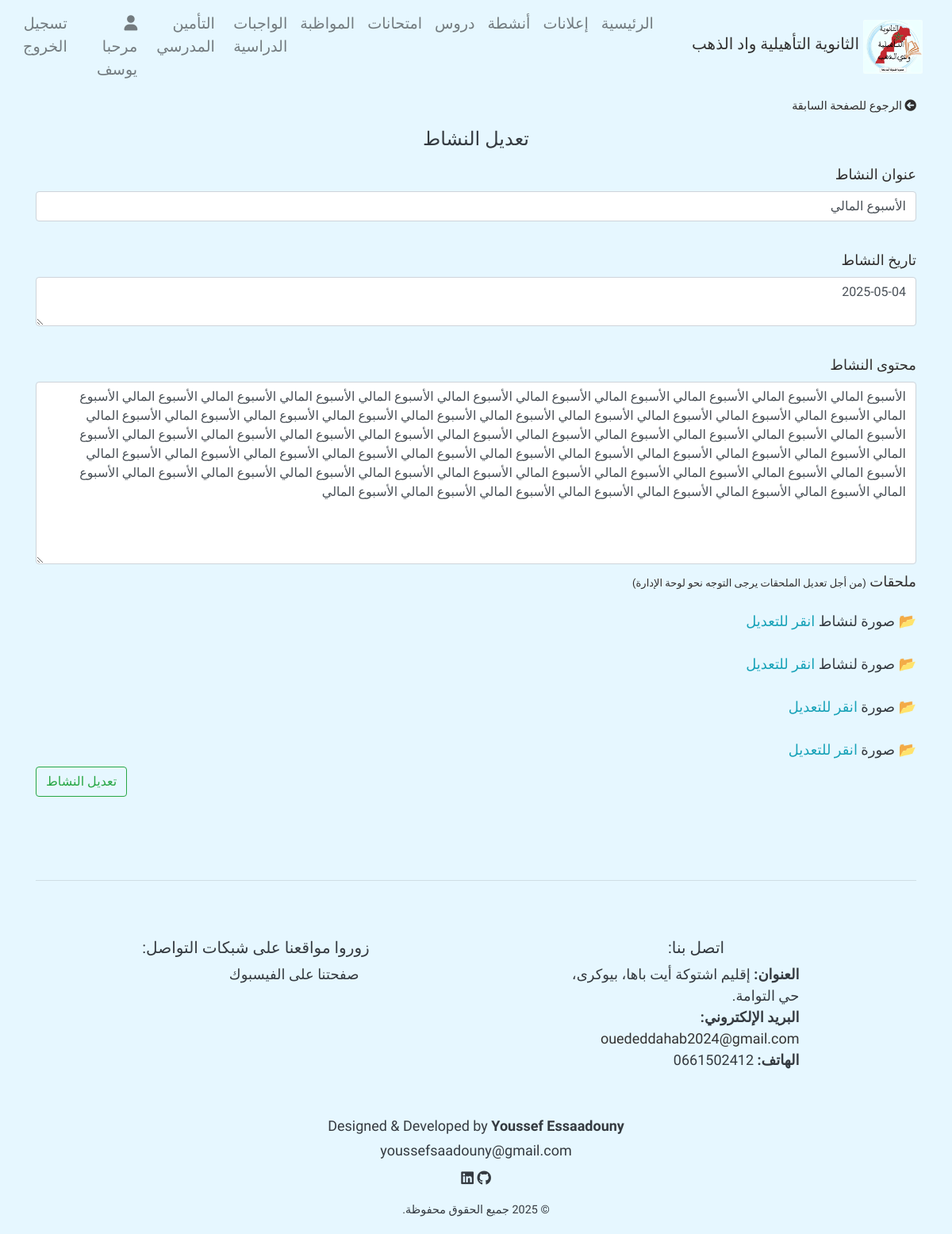
Screenshot of /Update/1/ (signed in) with the database file from the repository.
### home/models.py (models this page shows, shortened)
class UserProfile(models.Model):
    user = models.ForeignKey(User, on_delete = models.CASCADE)
    firstname = models.CharField(max_length = 100)
    lastname = models.CharField(max_length = 100)
    User_Type = models.CharField(max_length = 100, null = True, blank = True)
    email = models.EmailField(null = True, blank=  True)

class Activities(models.Model):
    title = models.CharField(max_length=50)
    dateTime = models.DateField()
    content = models.TextField()

class Image(models.Model):
    title = models.CharField(max_length = 100, default= 'صورة', null=True, blank=True)
    course = models.ForeignKey(Course , on_delete = models.CASCADE, null = True, blank=True , default=None)
    activity = models.ForeignKey(Activities, on_delete= models.CASCADE, null = True, blank = True,  default=None)
    image = models.ImageField(null=True, blank=True)

### home/decorator.py (the view)
        def wrapper_funct(request, *args, **kwargs):
            group = None
            if request.user.groups.exists():
                group = request.user.groups.values_list('name', flat = True)
                if any(g in allowed_roles for g in group) :
                    return view_func(request, *args, **kwargs)
            else:
                return HttpResponse('أنت غير مؤهل لزيارة هذه الصفحة.')

### home/decorator.py (called while the page is built)
def allowed_user(allowed_roles = []):
    def decorator(view_func):
        def wrapper_funct(request, *args, **kwargs):
            group = None
            if request.user.groups.exists():
                group = request.user.groups.values_list('name', flat = True)
                if any(g in allowed_roles for g in group) :
                    return view_func(request, *args, **kwargs)
            else:
                return HttpResponse('أنت غير مؤهل لزيارة هذه الصفحة.')
        return wrapper_funct
    return decorator

### templates/pages/updateDelete/update.html (shortened to what this page needs)
{% extends "base.html" %}
{% block content %}
<div class="container">
    <div class="mb-3 text-start">
        <a href="{{ request.META.HTTP_REFERER }}" class="text-decoration-none" style="color: inherit; font-size: 0.9rem;">
          <i class="fas fa-arrow-circle-left me-1"></i> الرجوع للصفحة السابقة
        </a>
    </div>
    {% if announce_form or course_form or homeWork_form or activity_form %}
        {% if activity_form %}
            <center> <h4 class="text-dark"> تعديل النشاط </h4> </center>
            <form action="{% url 'Update' activity_form.id %}?editing_data=activity" method="post" enctype="multipart/form-data">
                <div class="">
                    <label class="mt-2"  for="">عنوان النشاط</label>
                    <input type="title" class="form-control" name="title" value="{{activity_form.title}}" required>
                    <br>
                    <label class="mt-2" for="">تاريخ النشاط</label>
                    <textarea type="text"  class="form-control"  name="dateTime" required>{{activity_form.dateTime|date:'Y-m-d'}}</textarea>
                    <br>
                    <label class="mt-2" for="">محتوى النشاط</label>
                    <textarea type="text"  class="form-control"  name="content" rows="9" required>{{activity_form.content}}</textarea>
                    {% if activity_form.image_set.all %}
                        <label class="mt-2" for=""> ملحقات <p style="font-size: small; display:inline-block">(من أجل تعديل الملحقات يرجى التوجه نحو لوحة الإدارة)</p></label>
                            {% for i in activity_form.image_set.all %}
                                {% if i.image %}
                                    <br>
                                        <a class="text-dark" href="{{ i.image.url }}" target="_blank">📂 {{ i.title }}</a>
                                    <a href="http://127.0.0.1:8000/admin/home/image/{{i.id}}/change/" class="text-info" target="_blank">انقر للتعديل</a>
                                    <br>
                                {% else %}
                                    <p>هذا الملحق لا يحتوي على صور.</p>
                                {% endif %}
                            {% endfor %}
                        {% endif %}
                    <div class="d-flex justify-content-end ">
                        <button class="my-2 btn btn-outline-success">تعديل النشاط</button>
                    </div>
                </div>
            </form>
        {% endif %}
    {% else %}
        <h4>{{message}}</h4>
    {% endif %}
{% endblock content %}

### templates/parts/navbar.html (shortened to what this page needs)
 {% load static %}
 <nav class="navbar navbar-expand-lg navbar-light " style="font-size:medium; font-weight:normal; text-align: right" dir="rtl">
        <a href="/" class="navbar-brand text-center d-flex align-items-center">
            <img src="{% static 'photos/oued-eddahab.jpg' %}" alt="شعار الثانوية التأهيلية واد الذهب  ">
            <h5>الثانوية التأهيلية واد الذهب  </h5>
        </a>
        <div id="navbarContent" class="collapse navbar-collapse justify-content-center">
            <ul class="navbar-nav" style="border-radius:2px; color:#f8f9fa">
                <li class="nav-item {% if request.path == '/' %} active {% endif %} "><a href="/" class="nav-link">  الرئيسية</a></li>
                <li class="nav-item {% if request.resolver_match.url_name == 'announce' or request.resolver_match.url_name == 'add_announce' %} active {% endif %}"><a href="{% url 'announce' %}" class="nav-link">إعلانات</a></li>
                <li class="nav-item {% if request.resolver_match.url_name == 'ShowActivities' or request.resolver_match.url_name == 'add_activity' %} active {% endif %}"><a href="{% url 'ShowActivities' %}" class="nav-link">أنشطة</a></li>
                <li class="nav-item   "><a href=" {% if 'admin' in request.user.groups.all|join:',' or 'teacher' in request.user.groups.all|join:',' or 'general_surveillance' in request.user.groups.all|join:','  %} {% url 'UserCourseList' %} {% else %} {% url 'course_res' %} {% endif %} " class="nav-link">دروس</a></li>
                <li class="nav-item "><a href="{% url 'exams' %}" class="nav-link">امتحانات</a></li>
                {% if 'admin' in request.user.groups.all|join:", " or 'general_surveillance' in request.user.groups.all|join:", " %}
                <li class="nav-item "><a href="{% url 'classes' %}" class="nav-link seasonsDropdown"> المواظبة </a></li>
                {% endif %}
                {% if 'admin' in request.user.groups.all|join:", " or 'teacher' in request.user.groups.all|join:", "  or 'student' in request.user.groups.all|join:", " %}
                <li class="nav-item "><a href=" {% if 'student' in request.user.groups.all|join:',' %} {% url 'homeWork' %} {% else %} {% url 'UserHomeWorkList' %} {% endif %} " class="nav-link seasonsDropdown"> الواجبات الدراسية</a></li>
                {% endif %}
                {% if 'bursar' in request.user.groups.all|join:", "  %}
                <li class="nav-item {% if request.path == '/add_insurance/' %} active {% endif %}"><a href="{% url 'add_insurance' %}" class="nav-link seasonsDropdown">  التأمين المدرسي</a></li>
                {% endif %}
                {% url 'password_change' as p %}
                {% url 'password_change_done' as d %}
                <li class="nav-item mx-2 {% if request.path == '/UserInfo/' %} active {% endif %}"><a href="{% url 'UserInfo' %}" class="nav-link user" >{% if request.path != p and request.path != d %} <i class="fas fa-user "></i>  مرحبا  {{user_info.firstname}} {% endif %}</a></li>
                <li class="nav-item "><a href="{% url 'signout' %}" class="nav-link out"> تسجيل الخروج  </a></li>
            </ul>
        </div>
    </nav>

### LC_tassegdelt/static/css/style.css (style rules this page uses)
body { background: #e6f7ff; color: #2f2d2d; position: relative; font-size: large; font-family: 'Tajawal' , 'Gupter', 'Marhey', sans-serif !important; direction: rtl; text-align: right; text-align: justify; }
.navbar-brand { display: flex; align-items: center; justify-content: center; }
.navbar-brand img { max-width: 75px; margin: 5px; border-radius: 2px; }
.navbar-brand h5 { color: #333333; font-family: 'Reem Kufi Fun'; }
.nav-link, .nav-link:visited { font-size: larger; color: #f8f9fa; }
.nav-item { font-family: 'Reem Kufi Fun'; }
@media (min-width: 576px) { .navbar-brand { flex-direction: row; } }
@media (min-width: 576px) { .navbar-brand img { max-width: 75px; margin: 5px; } }

### rows the page displays
UserProfile: firstname "يوسف"
Activities: title "الأسبوع المالي", dateTime "2025-05-04", content "الأسبوع المالي الأسبوع المالي الأسبوع المالي الأسبوع المالي الأسبوع المالي الأسبوع المالي الأسبوع المالي الأسبوع المالي الأسبوع المالي الأسبوع المالي الأسبوع المالي الأسبوع المالي الأسبوع المالي الأسبوع المالي الأسبوع المالي الأسبوع المالي الأسبوع المالي الأسبوع المالي الأسبوع المالي الأسبوع المالي الأسبوع المالي الأسبوع المالي الأسبوع المالي الأسبوع المالي الأسبوع المالي الأسبوع المالي الأسبوع المالي الأسبوع المالي الأسبوع المالي الأسبوع المالي الأسبوع المالي الأسبوع المالي الأسبوع المالي الأسبوع المالي الأسبوع المالي الأسبوع المالي الأسبوع المالي الأسبوع المالي الأسبوع المالي الأسبوع المالي الأسبوع المالي الأسبوع المالي الأسبوع المالي الأسبوع المالي الأسبوع المالي الأسبوع المالي الأسبوع…"
Image: title "صورة لنشاط"
Image: title "صورة لنشاط"
Image: title "صورة"
Image: title "صورة"
